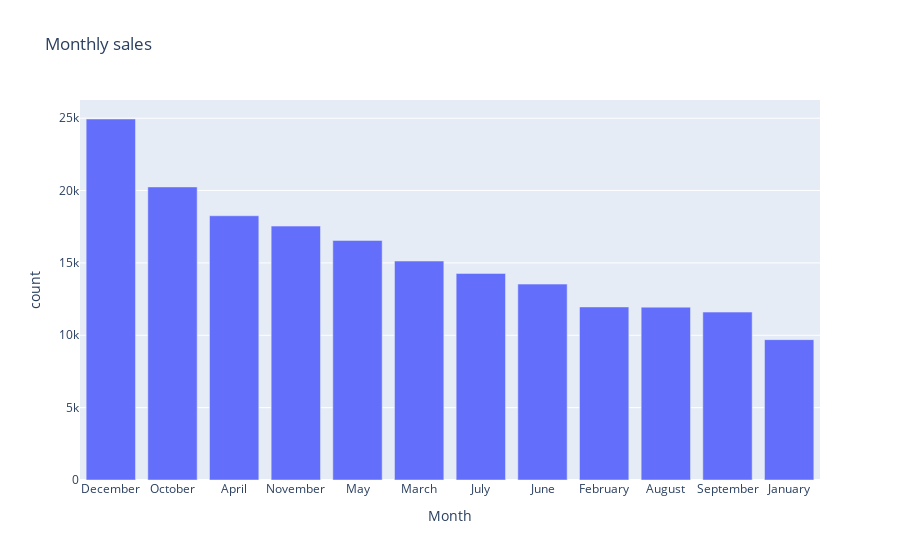

The notebook cell saved with this chart:
### Markdown cell above
##### Best Month for Sales

### Code cell
# Best Month for Sales
month_sales = df['Month'].value_counts().sort_values(ascending=False).reset_index()
px.bar(month_sales,x='Month',y='count',title='Monthly sales')

### Figure 1 — Plotly figure (JSON) as saved in the notebook; plotly's stock layout.template omitted (floating-point values rounded to 4 significant figures)
{"data": [{"alignmentgroup": "True", "hovertemplate": "Month=%{x}<br>count=%{y}<extra></extra>", "legendgroup": "", "marker": {"color": "#636efa", "pattern": {"shape": ""}}, "name": "", "offsetgroup": "", "orientation": "v", "showlegend": false, "textposition": "auto", "type": "bar", "x": ["December", "October", "April", "November", "May", "March", "July", "June", "February", "August", "September", "January"], "xaxis": "x", "y": [24944, 20249, 18257, 17544, 16552, 15128, 14275, 13535, 11957, 11943, 11603, 9699], "yaxis": "y"}], "layout": {"autosize": true, "barmode": "relative", "legend": {"tracegroupgap": 0}, "title": {"text": "Monthly sales"}, "xaxis": {"anchor": "y", "autorange": true, "domain": [0, 1], "range": [-0.5, 11.5], "title": {"text": "Month"}, "type": "category"}, "yaxis": {"anchor": "x", "autorange": true, "domain": [0, 1], "range": [0, 26260.0], "title": {"text": "count"}, "type": "linear"}}}
